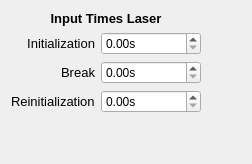
         <widget class="QWidget" name="tab">
          <attribute name="title">
           <string>laser</string>
          </attribute>
          <layout class="QGridLayout" name="gridLayout_8">
           <item row="0" column="0">
            <layout class="QGridLayout" name="gridLayout_7">
             <item row="0" column="0">
              <layout class="QGridLayout" name="gridLayout_9">
               <item row="2" column="1">
                <widget class="ScienDSpinBox" name="laser_off">
                 <property name="suffix">
                  <string>s</string>
                 </property>
                 <property name="decimals">
                  <number>2</number>
                 </property>
                 <property name="minimum">
                  <double>0.000000000000000</double>
                 </property>
                 <property name="maximum">
                  <double>1.000000000000000</double>
                 </property>
                 <property name="singleStep">
                  <double>0.000001000000000</double>
                 </property>
                 <property name="value">
                  <double>0.000000000000000</double>
                 </property>
                </widget>
               </item>
               <item row="1" column="1">
                <widget class="ScienDSpinBox" name="laser_in">
                 <property name="sizePolicy">
                  <sizepolicy hsizetype="Minimum" vsizetype="Fixed">
                   <horstretch>0</horstretch>
                   <verstretch>0</verstretch>
                  </sizepolicy>
                 </property>
                 <property name="minimumSize">
                  <size>
                   <width>100</width>
                   <height>0</height>
                  </size>
                 </property>
                 <property name="suffix">
                  <string>s</string>
                 </property>
                 <property name="decimals">
                  <number>2</number>
                 </property>
                 <property name="maximum">
                  <double>1.000000000000000</double>
                 </property>
                 <property name="singleStep">
                  <double>0.000001000000000</double>
                 </property>
                 <property name="value">
                  <double>0.000000000000000</double>
                 </property>
                </widget>
               </item>
               <item row="1" column="0">
                <widget class="QLabel" name="label_77">
                 <property name="font">
                  <font>
                   <pointsize>10</pointsize>
                  </font>
                 </property>
                 <property name="text">
                  <string>Initialization</string>
                 </property>
                 <property name="alignment">
                  <set>Qt::AlignRight|Qt::AlignTrailing|Qt::AlignVCenter</set>
                 </property>
                </widget>
               </item>
               <item row="3" column="1">
                <widget class="ScienDSpinBox" name="laser_re">
                 <property name="suffix">
                  <string>s</string>
                 </property>
                 <property name="decimals">
                  <number>2</number>
                 </property>
                 <property name="maximum">
                  <double>1.000000000000000</double>
                 </property>
                 <property name="singleStep">
                  <double>0.000001000000000</double>
                 </property>
                 <property name="value">
                  <double>0.000000000000000</double>
                 </property>
                </widget>
               </item>
               <item row="3" column="0">
                <widget class="QLabel" name="label_68">
                 <property name="font">
                  <font>
                   <pointsize>10</pointsize>
                  </font>
                 </property>
                 <property name="text">
                  <string>Reinitialization</string>
                 </property>
                 <property name="alignment">
                  <set>Qt::AlignLeading|Qt::AlignLeft|Qt::AlignVCenter</set>
                 </property>
                </widget>
               </item>
               <item row="2" column="0">
                <widget class="QLabel" name="label_69">
                 <property name="font">
                  <font>
                   <pointsize>10</pointsize>
                  </font>
                 </property>
                 <property name="text">
                  <string>Break</string>
                 </property>
                 <property name="alignment">
                  <set>Qt::AlignRight|Qt::AlignTrailing|Qt::AlignVCenter</set>
                 </property>
                </widget>
               </item>
               <item row="4" column="0">
                <spacer name="verticalSpacer_4">
                 <property name="orientation">
                  <enum>Qt::Vertical</enum>
                 </property>
                 <property name="sizeHint" stdset="0">
                  <size>
                   <width>20</width>
                   <height>40</height>
                  </size>
                 </property>
                </spacer>
               </item>
               <item row="0" column="0" colspan="2">
                <widget class="QLabel" name="label_73">
                 <property name="font">
                  <font>
                   <pointsize>10</pointsize>
                   <weight>75</weight>
                   <bold>true</bold>
                  </font>
                 </property>
                 <property name="text">
                  <string>Input Times Laser</string>
                 </property>
                 <property name="alignment">
                  <set>Qt::AlignCenter</set>
                 </property>
                </widget>
               </item>
              </layout>
             </item>
            </layout>
           </item>
           <item row="0" column="1">
            <spacer name="horizontalSpacer_4">
             <property name="orientation">
              <enum>Qt::Horizontal</enum>
             </property>
             <property name="sizeHint" stdset="0">
              <size>
               <width>40</width>
               <height>20</height>
              </size>
             </property>
            </spacer>
           </item>
          </layout>
         </widget>
